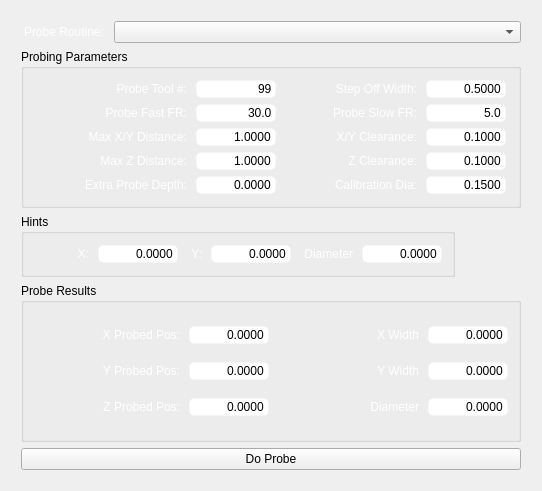
<?xml version="1.0" encoding="UTF-8"?>
<ui version="4.0">
 <class>MainWindow</class>
 <widget class="QWidget" name="MainWindow">
  <property name="geometry">
   <rect>
    <x>0</x>
    <y>0</y>
    <width>542</width>
    <height>491</height>
   </rect>
  </property>
  <property name="windowTitle">
   <string>TurboProbe</string>
  </property>
  <layout class="QHBoxLayout" name="horizontalLayout_2">
   <item>
    <layout class="QGridLayout" name="gridLayout_4">
     <property name="leftMargin">
      <number>10</number>
     </property>
     <property name="topMargin">
      <number>10</number>
     </property>
     <property name="rightMargin">
      <number>10</number>
     </property>
     <property name="bottomMargin">
      <number>10</number>
     </property>
     <item row="3" column="0">
      <widget class="QGroupBox" name="groupBox_2">
       <property name="title">
        <string>Probe Results</string>
       </property>
       <layout class="QGridLayout" name="gridLayout_2">
        <property name="leftMargin">
         <number>10</number>
        </property>
        <property name="topMargin">
         <number>10</number>
        </property>
        <property name="rightMargin">
         <number>10</number>
        </property>
        <property name="bottomMargin">
         <number>10</number>
        </property>
        <property name="spacing">
         <number>5</number>
        </property>
        <item row="1" column="1">
         <widget class="QLineEdit" name="y_probed_pos">
          <property name="minimumSize">
           <size>
            <width>80</width>
            <height>0</height>
           </size>
          </property>
          <property name="maximumSize">
           <size>
            <width>80</width>
            <height>16777215</height>
           </size>
          </property>
          <property name="styleSheet">
           <string notr="true">QLineEdit {
    border-style: transparent;
    border-color: rgb(235, 235, 235);
    border-width: 1px;
    border-radius: 5px;
    color: black;
    background: white;
	font: 75 14pt &quot;Probe Basic Bebas Mono&quot;;
}</string>
          </property>
          <property name="text">
           <string>0.0000</string>
          </property>
          <property name="alignment">
           <set>Qt::AlignRight|Qt::AlignTrailing|Qt::AlignVCenter</set>
          </property>
          <property name="readOnly">
           <bool>true</bool>
          </property>
         </widget>
        </item>
        <item row="1" column="3">
         <widget class="QLineEdit" name="y_probed_width">
          <property name="minimumSize">
           <size>
            <width>80</width>
            <height>0</height>
           </size>
          </property>
          <property name="maximumSize">
           <size>
            <width>80</width>
            <height>16777215</height>
           </size>
          </property>
          <property name="styleSheet">
           <string notr="true">QLineEdit {
    border-style: transparent;
    border-color: rgb(235, 235, 235);
    border-width: 1px;
    border-radius: 5px;
    color: black;
    background: white;
	font: 75 14pt &quot;Probe Basic Bebas Mono&quot;;
}</string>
          </property>
          <property name="text">
           <string>0.0000</string>
          </property>
          <property name="alignment">
           <set>Qt::AlignRight|Qt::AlignTrailing|Qt::AlignVCenter</set>
          </property>
          <property name="readOnly">
           <bool>true</bool>
          </property>
         </widget>
        </item>
        <item row="2" column="0">
         <widget class="QLabel" name="label_18">
          <property name="styleSheet">
           <string notr="true">QLabel{
font: 75 14pt &quot;Probe Basic Bebas Mono&quot;;
color: rgb(255, 255, 255);
padding-right: 1px;
padding-left: 20px;
}</string>
          </property>
          <property name="text">
           <string>Z Probed Pos:</string>
          </property>
          <property name="alignment">
           <set>Qt::AlignRight|Qt::AlignTrailing|Qt::AlignVCenter</set>
          </property>
         </widget>
        </item>
        <item row="0" column="0">
         <widget class="QLabel" name="label_14">
          <property name="styleSheet">
           <string notr="true">QLabel{
font: 75 14pt &quot;Probe Basic Bebas Mono&quot;;
color: rgb(255, 255, 255);
padding-right: 1px;
padding-left: 20px;
}</string>
          </property>
          <property name="frameShape">
           <enum>QFrame::NoFrame</enum>
          </property>
          <property name="text">
           <string>X Probed Pos:</string>
          </property>
          <property name="alignment">
           <set>Qt::AlignRight|Qt::AlignTrailing|Qt::AlignVCenter</set>
          </property>
         </widget>
        </item>
        <item row="0" column="3">
         <widget class="QLineEdit" name="x_probed_width">
          <property name="minimumSize">
           <size>
            <width>80</width>
            <height>0</height>
           </size>
          </property>
          <property name="maximumSize">
           <size>
            <width>80</width>
            <height>16777215</height>
           </size>
          </property>
          <property name="styleSheet">
           <string notr="true">QLineEdit {
    border-style: transparent;
    border-color: rgb(235, 235, 235);
    border-width: 1px;
    border-radius: 5px;
    color: black;
    background: white;
	font: 75 14pt &quot;Probe Basic Bebas Mono&quot;;
}</string>
          </property>
          <property name="text">
           <string>0.0000</string>
          </property>
          <property name="alignment">
           <set>Qt::AlignRight|Qt::AlignTrailing|Qt::AlignVCenter</set>
          </property>
          <property name="readOnly">
           <bool>true</bool>
          </property>
         </widget>
        </item>
        <item row="2" column="3">
         <widget class="QLineEdit" name="probed_diameter">
          <property name="minimumSize">
           <size>
            <width>80</width>
            <height>0</height>
           </size>
          </property>
          <property name="maximumSize">
           <size>
            <width>80</width>
            <height>16777215</height>
           </size>
          </property>
          <property name="styleSheet">
           <string notr="true">QLineEdit {
    border-style: transparent;
    border-color: rgb(235, 235, 235);
    border-width: 1px;
    border-radius: 5px;
    color: black;
    background: white;
	font: 75 14pt &quot;Probe Basic Bebas Mono&quot;;
}</string>
          </property>
          <property name="text">
           <string>0.0000</string>
          </property>
          <property name="alignment">
           <set>Qt::AlignRight|Qt::AlignTrailing|Qt::AlignVCenter</set>
          </property>
          <property name="readOnly">
           <bool>true</bool>
          </property>
         </widget>
        </item>
        <item row="0" column="1">
         <widget class="QLineEdit" name="x_probed_pos">
          <property name="minimumSize">
           <size>
            <width>80</width>
            <height>0</height>
           </size>
          </property>
          <property name="maximumSize">
           <size>
            <width>80</width>
            <height>16777215</height>
           </size>
          </property>
          <property name="styleSheet">
           <string notr="true">QLineEdit {
    border-style: transparent;
    border-color: rgb(235, 235, 235);
    border-width: 1px;
    border-radius: 5px;
    color: black;
    background: white;
	font: 75 14pt &quot;Probe Basic Bebas Mono&quot;;
}</string>
          </property>
          <property name="text">
           <string>0.0000</string>
          </property>
          <property name="alignment">
           <set>Qt::AlignRight|Qt::AlignTrailing|Qt::AlignVCenter</set>
          </property>
          <property name="readOnly">
           <bool>true</bool>
          </property>
         </widget>
        </item>
        <item row="2" column="1">
         <widget class="QLineEdit" name="z_probed_pos">
          <property name="minimumSize">
           <size>
            <width>80</width>
            <height>0</height>
           </size>
          </property>
          <property name="maximumSize">
           <size>
            <width>80</width>
            <height>16777215</height>
           </size>
          </property>
          <property name="styleSheet">
           <string notr="true">QLineEdit {
    border-style: transparent;
    border-color: rgb(235, 235, 235);
    border-width: 1px;
    border-radius: 5px;
    color: black;
    background: white;
	font: 75 14pt &quot;Probe Basic Bebas Mono&quot;;
}</string>
          </property>
          <property name="text">
           <string>0.0000</string>
          </property>
          <property name="alignment">
           <set>Qt::AlignRight|Qt::AlignTrailing|Qt::AlignVCenter</set>
          </property>
          <property name="readOnly">
           <bool>true</bool>
          </property>
         </widget>
        </item>
        <item row="2" column="2">
         <widget class="QLabel" name="label_17">
          <property name="styleSheet">
           <string notr="true">QLabel{
font: 75 14pt &quot;Probe Basic Bebas Mono&quot;;
color: rgb(255, 255, 255);
padding-right: 1px;
padding-left: 20px;
}</string>
          </property>
          <property name="text">
           <string>Diameter</string>
          </property>
          <property name="alignment">
           <set>Qt::AlignRight|Qt::AlignTrailing|Qt::AlignVCenter</set>
          </property>
         </widget>
        </item>
        <item row="0" column="2">
         <widget class="QLabel" name="label_13">
          <property name="styleSheet">
           <string notr="true">QLabel{
font: 75 14pt &quot;Probe Basic Bebas Mono&quot;;
color: rgb(255, 255, 255);
padding-right: 1px;
padding-left: 20px;
}</string>
          </property>
          <property name="text">
           <string>X Width</string>
          </property>
          <property name="alignment">
           <set>Qt::AlignRight|Qt::AlignTrailing|Qt::AlignVCenter</set>
          </property>
         </widget>
        </item>
        <item row="1" column="0">
         <widget class="QLabel" name="label_16">
          <property name="styleSheet">
           <string notr="true">QLabel{
font: 75 14pt &quot;Probe Basic Bebas Mono&quot;;
color: rgb(255, 255, 255);
padding-right: 1px;
padding-left: 20px;
}</string>
          </property>
          <property name="text">
           <string>Y Probed Pos:</string>
          </property>
          <property name="alignment">
           <set>Qt::AlignRight|Qt::AlignTrailing|Qt::AlignVCenter</set>
          </property>
         </widget>
        </item>
        <item row="1" column="2">
         <widget class="QLabel" name="label_15">
          <property name="styleSheet">
           <string notr="true">QLabel{
font: 75 14pt &quot;Probe Basic Bebas Mono&quot;;
color: rgb(255, 255, 255);
padding-right: 1px;
padding-left: 20px;
}</string>
          </property>
          <property name="text">
           <string>Y Width</string>
          </property>
          <property name="alignment">
           <set>Qt::AlignRight|Qt::AlignTrailing|Qt::AlignVCenter</set>
          </property>
         </widget>
        </item>
       </layout>
      </widget>
     </item>
     <item row="0" column="0">
      <layout class="QHBoxLayout" name="horizontalLayout_7">
       <item>
        <widget class="QLabel" name="label">
         <property name="styleSheet">
          <string notr="true">QLabel{
font: 75 14pt &quot;Probe Basic Bebas Mono&quot;;
color: rgb(255, 255, 255);
padding-right: 1px;
padding-left: 0px;
}</string>
         </property>
         <property name="text">
          <string>Probe Routine:</string>
         </property>
        </widget>
       </item>
       <item>
        <widget class="QComboBox" name="subComboBox">
         <property name="sizePolicy">
          <sizepolicy hsizetype="Expanding" vsizetype="Fixed">
           <horstretch>0</horstretch>
           <verstretch>0</verstretch>
          </sizepolicy>
         </property>
        </widget>
       </item>
      </layout>
     </item>
     <item row="0" column="1">
      <layout class="QHBoxLayout" name="horizontalLayout_8"/>
     </item>
     <item row="1" column="0">
      <widget class="QGroupBox" name="groupBox">
       <property name="sizePolicy">
        <sizepolicy hsizetype="Minimum" vsizetype="Minimum">
         <horstretch>0</horstretch>
         <verstretch>0</verstretch>
        </sizepolicy>
       </property>
       <property name="title">
        <string>Probing Parameters</string>
       </property>
       <layout class="QHBoxLayout" name="horizontalLayout">
        <property name="spacing">
         <number>5</number>
        </property>
        <property name="leftMargin">
         <number>10</number>
        </property>
        <property name="topMargin">
         <number>10</number>
        </property>
        <property name="rightMargin">
         <number>10</number>
        </property>
        <property name="bottomMargin">
         <number>10</number>
        </property>
        <item>
         <layout class="QGridLayout" name="gridLayout">
          <item row="7" column="2">
           <widget class="QLineEdit" name="extra_probe_depth">
            <property name="minimumSize">
             <size>
              <width>80</width>
              <height>0</height>
             </size>
            </property>
            <property name="maximumSize">
             <size>
              <width>80</width>
              <height>16777215</height>
             </size>
            </property>
            <property name="styleSheet">
             <string notr="true">QLineEdit {
    border-style: transparent;
    border-color: rgb(235, 235, 235);
    border-width: 1px;
    border-radius: 5px;
    color: black;
    background: white;
	font: 75 14pt &quot;Probe Basic Bebas Mono&quot;;
}</string>
            </property>
            <property name="text">
             <string>0.0000</string>
            </property>
            <property name="alignment">
             <set>Qt::AlignRight|Qt::AlignTrailing|Qt::AlignVCenter</set>
            </property>
           </widget>
          </item>
          <item row="1" column="2">
           <widget class="QLineEdit" name="probe_fast_fr">
            <property name="minimumSize">
             <size>
              <width>80</width>
              <height>0</height>
             </size>
            </property>
            <property name="maximumSize">
             <size>
              <width>80</width>
              <height>16777215</height>
             </size>
            </property>
            <property name="styleSheet">
             <string notr="true">QLineEdit {
    border-style: transparent;
    border-color: rgb(235, 235, 235);
    border-width: 1px;
    border-radius: 5px;
    color: black;
    background: white;
	font: 75 14pt &quot;Probe Basic Bebas Mono&quot;;
}</string>
            </property>
            <property name="inputMask">
             <string/>
            </property>
            <property name="text">
             <string>30.0</string>
            </property>
            <property name="alignment">
             <set>Qt::AlignRight|Qt::AlignTrailing|Qt::AlignVCenter</set>
            </property>
           </widget>
          </item>
          <item row="0" column="4">
           <widget class="QLineEdit" name="step_off_width">
            <property name="minimumSize">
             <size>
              <width>80</width>
              <height>0</height>
             </size>
            </property>
            <property name="maximumSize">
             <size>
              <width>80</width>
              <height>16777215</height>
             </size>
            </property>
            <property name="styleSheet">
             <string notr="true">QLineEdit {
    border-style: transparent;
    border-color: rgb(235, 235, 235);
    border-width: 1px;
    border-radius: 5px;
    color: black;
    background: white;
	font: 75 14pt &quot;Probe Basic Bebas Mono&quot;;
}</string>
            </property>
            <property name="text">
             <string>0.5000</string>
            </property>
            <property name="alignment">
             <set>Qt::AlignRight|Qt::AlignTrailing|Qt::AlignVCenter</set>
            </property>
           </widget>
          </item>
          <item row="3" column="3">
           <widget class="QLabel" name="label_8">
            <property name="maximumSize">
             <size>
              <width>140</width>
              <height>16777215</height>
             </size>
            </property>
            <property name="styleSheet">
             <string notr="true">QLabel{
font: 75 14pt &quot;Probe Basic Bebas Mono&quot;;
color: rgb(255, 255, 255);
padding-right: 1px;
padding-left: 20px;
}</string>
            </property>
            <property name="text">
             <string>X/Y Clearance:</string>
            </property>
            <property name="alignment">
             <set>Qt::AlignRight|Qt::AlignTrailing|Qt::AlignVCenter</set>
            </property>
           </widget>
          </item>
          <item row="1" column="1">
           <widget class="QLabel" name="label_5">
            <property name="maximumSize">
             <size>
              <width>155</width>
              <height>16777215</height>
             </size>
            </property>
            <property name="styleSheet">
             <string notr="true">QLabel{
font: 75 14pt &quot;Probe Basic Bebas Mono&quot;;
color: rgb(255, 255, 255);
padding-right: 1px;
padding-left: 20px;
}</string>
            </property>
            <property name="text">
             <string>Probe Fast FR:</string>
            </property>
            <property name="alignment">
             <set>Qt::AlignRight|Qt::AlignTrailing|Qt::AlignVCenter</set>
            </property>
           </widget>
          </item>
          <item row="0" column="3">
           <widget class="QLabel" name="label_4">
            <property name="maximumSize">
             <size>
              <width>140</width>
              <height>16777215</height>
             </size>
            </property>
            <property name="styleSheet">
             <string notr="true">QLabel{
font: 75 14pt &quot;Probe Basic Bebas Mono&quot;;
color: rgb(255, 255, 255);
padding-right: 1px;
padding-left: 20px;
}</string>
            </property>
            <property name="text">
             <string>Step Off Width:</string>
            </property>
            <property name="alignment">
             <set>Qt::AlignRight|Qt::AlignTrailing|Qt::AlignVCenter</set>
            </property>
           </widget>
          </item>
          <item row="6" column="1">
           <widget class="QLabel" name="label_10">
            <property name="maximumSize">
             <size>
              <width>155</width>
              <height>16777215</height>
             </size>
            </property>
            <property name="styleSheet">
             <string notr="true">QLabel{
font: 75 14pt &quot;Probe Basic Bebas Mono&quot;;
color: rgb(255, 255, 255);
padding-right: 1px;
padding-left: 20px;
}</string>
            </property>
            <property name="text">
             <string>Max Z Distance:</string>
            </property>
            <property name="alignment">
             <set>Qt::AlignRight|Qt::AlignTrailing|Qt::AlignVCenter</set>
            </property>
           </widget>
          </item>
          <item row="7" column="4">
           <widget class="QLineEdit" name="calibration_dia">
            <property name="minimumSize">
             <size>
              <width>80</width>
              <height>0</height>
             </size>
            </property>
            <property name="maximumSize">
             <size>
              <width>80</width>
              <height>16777215</height>
             </size>
            </property>
            <property name="styleSheet">
             <string notr="true">QLineEdit {
    border-style: transparent;
    border-color: rgb(235, 235, 235);
    border-width: 1px;
    border-radius: 5px;
    color: black;
    background: white;
	font: 75 14pt &quot;Probe Basic Bebas Mono&quot;;
}</string>
            </property>
            <property name="text">
             <string>0.1500</string>
            </property>
            <property name="alignment">
             <set>Qt::AlignRight|Qt::AlignTrailing|Qt::AlignVCenter</set>
            </property>
           </widget>
          </item>
          <item row="7" column="1">
           <widget class="QLabel" name="label_12">
            <property name="maximumSize">
             <size>
              <width>155</width>
              <height>16777215</height>
             </size>
            </property>
            <property name="styleSheet">
             <string notr="true">QLabel{
font: 75 14pt &quot;Probe Basic Bebas Mono&quot;;
color: rgb(255, 255, 255);
padding-right: 1px;
padding-left: 20px;
}</string>
            </property>
            <property name="text">
             <string>Extra Probe Depth:</string>
            </property>
            <property name="alignment">
             <set>Qt::AlignRight|Qt::AlignTrailing|Qt::AlignVCenter</set>
            </property>
           </widget>
          </item>
          <item row="1" column="4">
           <widget class="QLineEdit" name="probe_slow_fr">
            <property name="minimumSize">
             <size>
              <width>80</width>
              <height>0</height>
             </size>
            </property>
            <property name="maximumSize">
             <size>
              <width>80</width>
              <height>16777215</height>
             </size>
            </property>
            <property name="styleSheet">
             <string notr="true">QLineEdit {
    border-style: transparent;
    border-color: rgb(235, 235, 235);
    border-width: 1px;
    border-radius: 5px;
    color: black;
    background: white;
	font: 75 14pt &quot;Probe Basic Bebas Mono&quot;;
}</string>
            </property>
            <property name="text">
             <string>5.0</string>
            </property>
            <property name="alignment">
             <set>Qt::AlignRight|Qt::AlignTrailing|Qt::AlignVCenter</set>
            </property>
           </widget>
          </item>
          <item row="6" column="2">
           <widget class="QLineEdit" name="max_z_distance">
            <property name="minimumSize">
             <size>
              <width>80</width>
              <height>0</height>
             </size>
            </property>
            <property name="maximumSize">
             <size>
              <width>80</width>
              <height>16777215</height>
             </size>
            </property>
            <property name="styleSheet">
             <string notr="true">QLineEdit {
    border-style: transparent;
    border-color: rgb(235, 235, 235);
    border-width: 1px;
    border-radius: 5px;
    color: black;
    background: white;
	font: 75 14pt &quot;Probe Basic Bebas Mono&quot;;
}</string>
            </property>
            <property name="text">
             <string>1.0000</string>
            </property>
            <property name="alignment">
             <set>Qt::AlignRight|Qt::AlignTrailing|Qt::AlignVCenter</set>
            </property>
           </widget>
          </item>
          <item row="0" column="2">
           <widget class="QLineEdit" name="probe_tool_number">
            <property name="minimumSize">
             <size>
              <width>80</width>
              <height>0</height>
             </size>
            </property>
            <property name="maximumSize">
             <size>
              <width>80</width>
              <height>16777215</height>
             </size>
            </property>
            <property name="styleSheet">
             <string notr="true">QLineEdit {
    border-style: transparent;
    border-color: rgb(235, 235, 235);
    border-width: 1px;
    border-radius: 5px;
    color: black;
    background: white;
	font: 75 14pt &quot;Probe Basic Bebas Mono&quot;;
}</string>
            </property>
            <property name="text">
             <string>99</string>
            </property>
            <property name="alignment">
             <set>Qt::AlignRight|Qt::AlignTrailing|Qt::AlignVCenter</set>
            </property>
           </widget>
          </item>
          <item row="3" column="2">
           <widget class="QLineEdit" name="max_xy_distance">
            <property name="minimumSize">
             <size>
              <width>80</width>
              <height>0</height>
             </size>
            </property>
            <property name="maximumSize">
             <size>
              <width>80</width>
              <height>16777215</height>
             </size>
            </property>
            <property name="styleSheet">
             <string notr="true">QLineEdit {
    border-style: transparent;
    border-color: rgb(235, 235, 235);
    border-width: 1px;
    border-radius: 5px;
    color: black;
    background: white;
	font: 75 14pt &quot;Probe Basic Bebas Mono&quot;;
}</string>
            </property>
            <property name="text">
             <string>1.0000</string>
            </property>
            <property name="alignment">
             <set>Qt::AlignRight|Qt::AlignTrailing|Qt::AlignVCenter</set>
            </property>
           </widget>
          </item>
          <item row="1" column="3">
           <widget class="QLabel" name="label_6">
            <property name="maximumSize">
             <size>
              <width>140</width>
              <height>16777215</height>
             </size>
            </property>
            <property name="styleSheet">
             <string notr="true">QLabel{
font: 75 14pt &quot;Probe Basic Bebas Mono&quot;;
color: rgb(255, 255, 255);
padding-right: 1px;
padding-left: 20px;
}</string>
            </property>
            <property name="text">
             <string>Probe Slow FR:</string>
            </property>
            <property name="alignment">
             <set>Qt::AlignRight|Qt::AlignTrailing|Qt::AlignVCenter</set>
            </property>
           </widget>
          </item>
          <item row="6" column="3">
           <widget class="QLabel" name="label_9">
            <property name="maximumSize">
             <size>
              <width>140</width>
              <height>16777215</height>
             </size>
            </property>
            <property name="styleSheet">
             <string notr="true">QLabel{
font: 75 14pt &quot;Probe Basic Bebas Mono&quot;;
color: rgb(255, 255, 255);
padding-right: 1px;
padding-left: 20px;
}</string>
            </property>
            <property name="text">
             <string>Z Clearance:</string>
            </property>
            <property name="alignment">
             <set>Qt::AlignRight|Qt::AlignTrailing|Qt::AlignVCenter</set>
            </property>
           </widget>
          </item>
          <item row="3" column="1">
           <widget class="QLabel" name="label_7">
            <property name="maximumSize">
             <size>
              <width>155</width>
              <height>16777215</height>
             </size>
            </property>
            <property name="styleSheet">
             <string notr="true">QLabel{
font: 75 14pt &quot;Probe Basic Bebas Mono&quot;;
color: rgb(255, 255, 255);
padding-right: 1px;
padding-left: 20px;
}</string>
            </property>
            <property name="text">
             <string>Max X/Y Distance:</string>
            </property>
            <property name="alignment">
             <set>Qt::AlignRight|Qt::AlignTrailing|Qt::AlignVCenter</set>
            </property>
           </widget>
          </item>
          <item row="3" column="4">
           <widget class="QLineEdit" name="xy_clearance">
            <property name="minimumSize">
             <size>
              <width>80</width>
              <height>0</height>
             </size>
            </property>
            <property name="maximumSize">
             <size>
              <width>80</width>
              <height>16777215</height>
             </size>
            </property>
            <property name="styleSheet">
             <string notr="true">QLineEdit {
    border-style: transparent;
    border-color: rgb(235, 235, 235);
    border-width: 1px;
    border-radius: 5px;
    color: black;
    background: white;
	font: 75 14pt &quot;Probe Basic Bebas Mono&quot;;
}</string>
            </property>
            <property name="text">
             <string>0.1000</string>
            </property>
            <property name="alignment">
             <set>Qt::AlignRight|Qt::AlignTrailing|Qt::AlignVCenter</set>
            </property>
           </widget>
          </item>
          <item row="6" column="4">
           <widget class="QLineEdit" name="z_clearance">
            <property name="minimumSize">
             <size>
              <width>80</width>
              <height>0</height>
             </size>
            </property>
            <property name="maximumSize">
             <size>
              <width>80</width>
              <height>16777215</height>
             </size>
            </property>
            <property name="styleSheet">
             <string notr="true">QLineEdit {
    border-style: transparent;
    border-color: rgb(235, 235, 235);
    border-width: 1px;
    border-radius: 5px;
    color: black;
    background: white;
	font: 75 14pt &quot;Probe Basic Bebas Mono&quot;;
}</string>
            </property>
            <property name="text">
             <string>0.1000</string>
            </property>
            <property name="alignment">
             <set>Qt::AlignRight|Qt::AlignTrailing|Qt::AlignVCenter</set>
            </property>
           </widget>
          </item>
          <item row="7" column="3">
           <widget class="QLabel" name="label_11">
            <property name="maximumSize">
             <size>
              <width>140</width>
              <height>16777215</height>
             </size>
            </property>
            <property name="styleSheet">
             <string notr="true">QLabel{
font: 75 14pt &quot;Probe Basic Bebas Mono&quot;;
color: rgb(255, 255, 255);
padding-right: 1px;
padding-left: 20px;
}</string>
            </property>
            <property name="text">
             <string>Calibration Dia:</string>
            </property>
            <property name="alignment">
             <set>Qt::AlignRight|Qt::AlignTrailing|Qt::AlignVCenter</set>
            </property>
           </widget>
          </item>
          <item row="0" column="1">
           <widget class="QLabel" name="label_3">
            <property name="maximumSize">
             <size>
              <width>155</width>
              <height>16777215</height>
             </size>
            </property>
            <property name="styleSheet">
             <string notr="true">QLabel{
font: 75 14pt &quot;Probe Basic Bebas Mono&quot;;
color: rgb(255, 255, 255);
padding-right: 1px;
padding-left: 20px;
}</string>
            </property>
            <property name="text">
             <string>Probe Tool #:</string>
            </property>
            <property name="alignment">
             <set>Qt::AlignRight|Qt::AlignTrailing|Qt::AlignVCenter</set>
            </property>
           </widget>
          </item>
         </layout>
        </item>
       </layout>
      </widget>
     </item>
     <item row="2" column="0">
      <widget class="QGroupBox" name="groupBox_3">
       <property name="sizePolicy">
        <sizepolicy hsizetype="Minimum" vsizetype="Minimum">
         <horstretch>0</horstretch>
         <verstretch>0</verstretch>
        </sizepolicy>
       </property>
       <property name="title">
        <string>Hints</string>
       </property>
       <layout class="QGridLayout" name="gridLayout_3">
        <property name="sizeConstraint">
         <enum>QLayout::SetFixedSize</enum>
        </property>
        <property name="leftMargin">
         <number>10</number>
        </property>
        <property name="topMargin">
         <number>10</number>
        </property>
        <property name="rightMargin">
         <number>10</number>
        </property>
        <property name="bottomMargin">
         <number>10</number>
        </property>
        <property name="spacing">
         <number>5</number>
        </property>
        <item row="0" column="5">
         <widget class="QLabel" name="label_21">
          <property name="styleSheet">
           <string notr="true">QLabel{
font: 75 14pt &quot;Probe Basic Bebas Mono&quot;;
color: rgb(255, 255, 255);
padding-right: 1px;
padding-left: 5px;
}</string>
          </property>
          <property name="text">
           <string>Diameter</string>
          </property>
          <property name="alignment">
           <set>Qt::AlignRight|Qt::AlignTrailing|Qt::AlignVCenter</set>
          </property>
         </widget>
        </item>
        <item row="0" column="6">
         <widget class="QLineEdit" name="diameter_hint">
          <property name="minimumSize">
           <size>
            <width>80</width>
            <height>0</height>
           </size>
          </property>
          <property name="maximumSize">
           <size>
            <width>80</width>
            <height>16777215</height>
           </size>
          </property>
          <property name="styleSheet">
           <string notr="true">QLineEdit {
    border-style: transparent;
    border-color: rgb(235, 235, 235);
    border-width: 1px;
    border-radius: 5px;
    color: black;
    background: white;
	font: 75 14pt &quot;Probe Basic Bebas Mono&quot;;
}</string>
          </property>
          <property name="text">
           <string>0.0000</string>
          </property>
          <property name="alignment">
           <set>Qt::AlignRight|Qt::AlignTrailing|Qt::AlignVCenter</set>
          </property>
         </widget>
        </item>
        <item row="0" column="1">
         <widget class="QLabel" name="label_19">
          <property name="styleSheet">
           <string notr="true">QLabel{
font: 75 14pt &quot;Probe Basic Bebas Mono&quot;;
color: rgb(255, 255, 255);
padding-right: 1px;
padding-left: 0px;
}</string>
          </property>
          <property name="text">
           <string>X:</string>
          </property>
          <property name="alignment">
           <set>Qt::AlignRight|Qt::AlignTrailing|Qt::AlignVCenter</set>
          </property>
         </widget>
        </item>
        <item row="0" column="2">
         <widget class="QLineEdit" name="x_hint">
          <property name="minimumSize">
           <size>
            <width>80</width>
            <height>0</height>
           </size>
          </property>
          <property name="maximumSize">
           <size>
            <width>80</width>
            <height>16777215</height>
           </size>
          </property>
          <property name="styleSheet">
           <string notr="true">QLineEdit {
    border-style: transparent;
    border-color: rgb(235, 235, 235);
    border-width: 1px;
    border-radius: 5px;
    color: black;
    background: white;
	font: 75 14pt &quot;Probe Basic Bebas Mono&quot;;
}</string>
          </property>
          <property name="text">
           <string>0.0000</string>
          </property>
          <property name="alignment">
           <set>Qt::AlignRight|Qt::AlignTrailing|Qt::AlignVCenter</set>
          </property>
         </widget>
        </item>
        <item row="0" column="4">
         <widget class="QLineEdit" name="y_hint">
          <property name="minimumSize">
           <size>
            <width>80</width>
            <height>0</height>
           </size>
          </property>
          <property name="maximumSize">
           <size>
            <width>80</width>
            <height>16777215</height>
           </size>
          </property>
          <property name="styleSheet">
           <string notr="true">QLineEdit {
    border-style: transparent;
    border-color: rgb(235, 235, 235);
    border-width: 1px;
    border-radius: 5px;
    color: black;
    background: white;
	font: 75 14pt &quot;Probe Basic Bebas Mono&quot;;
}</string>
          </property>
          <property name="text">
           <string>0.0000</string>
          </property>
          <property name="alignment">
           <set>Qt::AlignRight|Qt::AlignTrailing|Qt::AlignVCenter</set>
          </property>
         </widget>
        </item>
        <item row="0" column="3">
         <widget class="QLabel" name="label_20">
          <property name="styleSheet">
           <string notr="true">QLabel{
font: 75 14pt &quot;Probe Basic Bebas Mono&quot;;
color: rgb(255, 255, 255);
padding-right: 1px;
padding-left: 5px;
}</string>
          </property>
          <property name="text">
           <string>Y:</string>
          </property>
          <property name="alignment">
           <set>Qt::AlignRight|Qt::AlignTrailing|Qt::AlignVCenter</set>
          </property>
         </widget>
        </item>
        <item row="0" column="0">
         <spacer name="horizontalSpacer">
          <property name="orientation">
           <enum>Qt::Horizontal</enum>
          </property>
          <property name="sizeHint" stdset="0">
           <size>
            <width>40</width>
            <height>20</height>
           </size>
          </property>
         </spacer>
        </item>
       </layout>
      </widget>
     </item>
     <item row="4" column="0">
      <widget class="QPushButton" name="callSubButton">
       <property name="text">
        <string>Do Probe</string>
       </property>
      </widget>
     </item>
    </layout>
   </item>
  </layout>
 </widget>
 <tabstops>
  <tabstop>probe_tool_number</tabstop>
  <tabstop>step_off_width</tabstop>
  <tabstop>probe_fast_fr</tabstop>
  <tabstop>probe_slow_fr</tabstop>
  <tabstop>max_xy_distance</tabstop>
  <tabstop>xy_clearance</tabstop>
  <tabstop>max_z_distance</tabstop>
  <tabstop>z_clearance</tabstop>
  <tabstop>extra_probe_depth</tabstop>
  <tabstop>calibration_dia</tabstop>
  <tabstop>x_probed_pos</tabstop>
  <tabstop>subComboBox</tabstop>
  <tabstop>y_probed_pos</tabstop>
  <tabstop>probed_diameter</tabstop>
  <tabstop>z_probed_pos</tabstop>
  <tabstop>x_probed_width</tabstop>
  <tabstop>y_probed_width</tabstop>
 </tabstops>
 <resources/>
 <connections/>
</ui>
